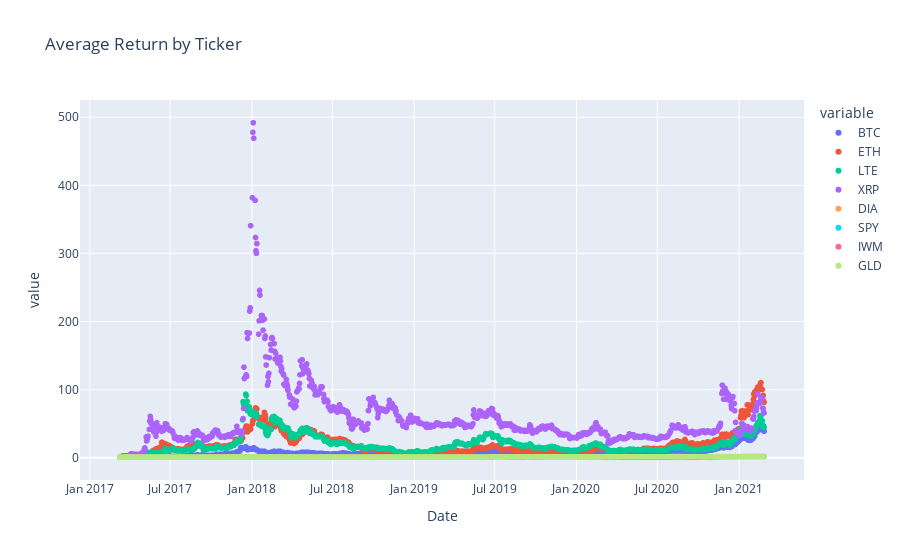

Notebook code cell kept with this figure:
### Code cell
# Plot combined returns

px.scatter(combined_returns_df, x = "Date", y = ['BTC','ETH','LTE','XRP','DIA','SPY','IWM','GLD'], title='Average Return by Ticker')

### Figure 1 — Plotly figure (JSON) as saved in the notebook; plotly's stock layout.template omitted (floating-point values rounded to 4 significant figures; data arrays with more than 128 entries replaced by an {"elided": "..."} marker saying what was removed)
{"data": [{"hovertemplate": "variable=BTC<br>Date=%{x}<br>value=%{y}<extra></extra>", "legendgroup": "BTC", "marker": {"color": "#636efa", "symbol": "circle"}, "mode": "markers", "name": "BTC", "showlegend": true, "type": "scattergl", "x": {"elided": "999 str values"}, "xaxis": "x", "y": {"elided": "999 float values"}, "yaxis": "y"}, {"hovertemplate": "variable=ETH<br>Date=%{x}<br>value=%{y}<extra></extra>", "legendgroup": "ETH", "marker": {"color": "#EF553B", "symbol": "circle"}, "mode": "markers", "name": "ETH", "showlegend": true, "type": "scattergl", "x": {"elided": "999 str values"}, "xaxis": "x", "y": {"elided": "999 float values"}, "yaxis": "y"}, {"hovertemplate": "variable=LTE<br>Date=%{x}<br>value=%{y}<extra></extra>", "legendgroup": "LTE", "marker": {"color": "#00cc96", "symbol": "circle"}, "mode": "markers", "name": "LTE", "showlegend": true, "type": "scattergl", "x": {"elided": "999 str values"}, "xaxis": "x", "y": {"elided": "999 float values"}, "yaxis": "y"}, {"hovertemplate": "variable=XRP<br>Date=%{x}<br>value=%{y}<extra></extra>", "legendgroup": "XRP", "marker": {"color": "#ab63fa", "symbol": "circle"}, "mode": "markers", "name": "XRP", "showlegend": true, "type": "scattergl", "x": {"elided": "999 str values"}, "xaxis": "x", "y": {"elided": "999 float values"}, "yaxis": "y"}, {"hovertemplate": "variable=DIA<br>Date=%{x}<br>value=%{y}<extra></extra>", "legendgroup": "DIA", "marker": {"color": "#FFA15A", "symbol": "circle"}, "mode": "markers", "name": "DIA", "showlegend": true, "type": "scattergl", "x": {"elided": "999 str values"}, "xaxis": "x", "y": {"elided": "999 float values"}, "yaxis": "y"}, {"hovertemplate": "variable=SPY<br>Date=%{x}<br>value=%{y}<extra></extra>", "legendgroup": "SPY", "marker": {"color": "#19d3f3", "symbol": "circle"}, "mode": "markers", "name": "SPY", "showlegend": true, "type": "scattergl", "x": {"elided": "999 str values"}, "xaxis": "x", "y": {"elided": "999 float values"}, "yaxis": "y"}, {"hovertemplate": "variable=IWM<br>Date=%{x}<br>value=%{y}<extra></extra>", "legendgroup": "IWM", "marker": {"color": "#FF6692", "symbol": "circle"}, "mode": "markers", "name": "IWM", "showlegend": true, "type": "scattergl", "x": {"elided": "999 str values"}, "xaxis": "x", "y": {"elided": "999 float values"}, "yaxis": "y"}, {"hovertemplate": "variable=GLD<br>Date=%{x}<br>value=%{y}<extra></extra>", "legendgroup": "GLD", "marker": {"color": "#B6E880", "symbol": "circle"}, "mode": "markers", "name": "GLD", "showlegend": true, "type": "scattergl", "x": {"elided": "999 str values"}, "xaxis": "x", "y": {"elided": "999 float values"}, "yaxis": "y"}], "layout": {"autosize": true, "legend": {"title": {"text": "variable"}, "tracegroupgap": 0}, "title": {"text": "Average Return by Ticker"}, "xaxis": {"anchor": "y", "autorange": true, "domain": [0, 1], "range": ["2016-12-11 12:01:43.0207", "2021-05-25 11:58:16.9793"], "title": {"text": "Date"}, "type": "date"}, "yaxis": {"anchor": "x", "autorange": true, "domain": [0, 1], "range": [-35.24, 527.9], "title": {"text": "value"}, "type": "linear"}}}
